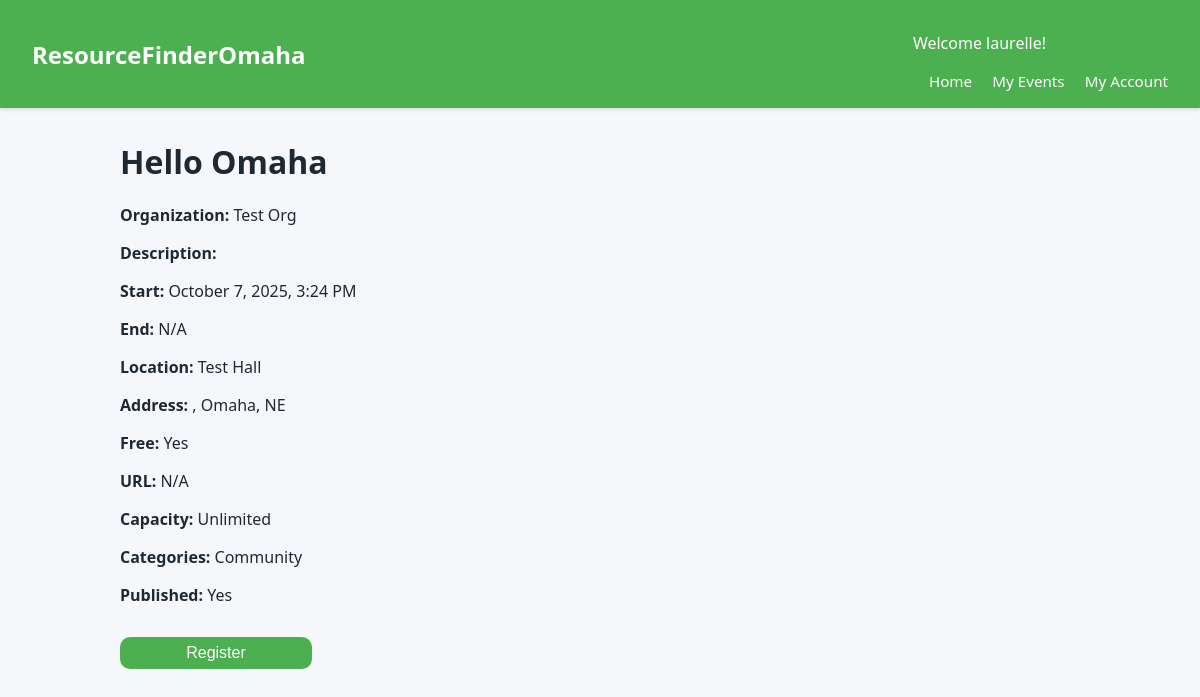
Before: /eventdetail/2/ (signed in) with the older database file.
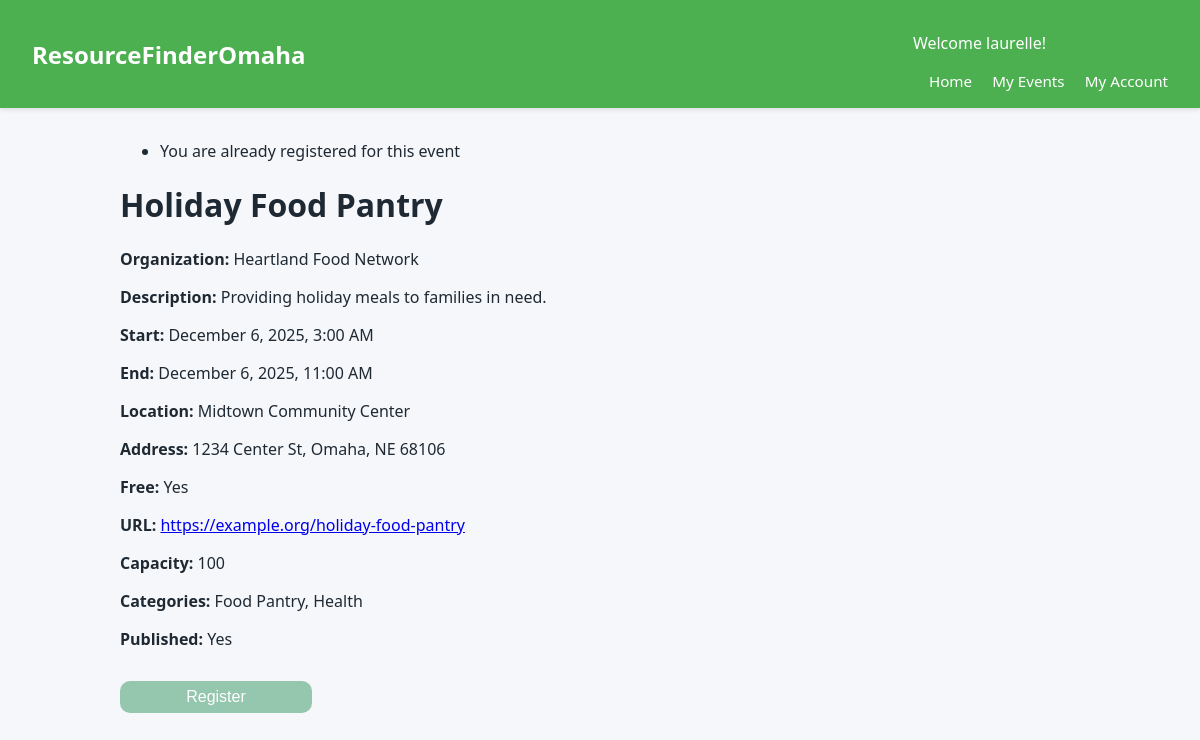
After: the same page with the newer database file.
### events/models.py (models this page shows, shortened)
class TimeStamped(models.Model):
    created_at = models.DateTimeField(auto_now_add=True)
    updated_at = models.DateTimeField(auto_now=True)
    class Meta:
        abstract = True

class Event(TimeStamped):
    org = models.ForeignKey(Organization, on_delete=models.CASCADE, related_name="events")
    title = models.CharField(max_length=200)
    description = models.TextField(blank=True)
    start_at = models.DateTimeField()
    end_at = models.DateTimeField(null=True, blank=True)
    location = models.ForeignKey(Location, on_delete=models.PROTECT, related_name="events")
    is_free = models.BooleanField(default=True)
    url = models.URLField(blank=True)
    capacity = models.PositiveIntegerField(null=True, blank=True)
    categories = models.ManyToManyField(Category, related_name="events", blank=True)
    is_published = models.BooleanField(default=True)
    class Meta:
        indexes = [
            models.Index(fields=["start_at"]),
            models.Index(fields=["is_published"]),
        ]
        ordering = ["start_at"]

class Organization(TimeStamped):
    org = models.OneToOneField(User, on_delete=models.CASCADE) # link extra info to user
    name = models.CharField(max_length=150, unique=True)
    description = models.TextField(blank=True)
    website = models.URLField(blank=True)
    email = models.EmailField(blank=True)
    phone = models.CharField(max_length=30, blank=True)
    is_verified = models.BooleanField(default=False)

class Location(TimeStamped):
    name = models.CharField(max_length=120, blank=True)
    address1 = models.CharField(max_length=200, blank=True)
    address2 = models.CharField(max_length=200, blank=True)
    city = models.CharField(max_length=80, default="Omaha")
    state = models.CharField(max_length=2, default="NE")
    postal_code = models.CharField(max_length=15, blank=True)
    latitude = models.FloatField(null=True, blank=True)
    longitude = models.FloatField(null=True, blank=True)

class Category(models.Model):
    name = models.CharField(max_length=80, unique=True)
    slug = models.SlugField(max_length=100, unique=True)
    class Meta: #sorts alphabetically
        ordering = ["name"]

### events/views.py (the view, shortened to what this page needs)
# urls.py: path('eventdetail/<int:event_id>/', event_views.eventDetail, name='eventDetail'),
def eventDetail(request, event_id):
    event = Event.objects.get(pk=event_id)
    already_registered = False
    already_registered = Registration.objects.filter(
            user=request.user,
            event=event).exists()
    if already_registered:
                messages.info(request, 'You are already registered for this event')
    context = {
        "event" : event,
        "already_registered" : already_registered
    }
    return render(request, "event_detail.html", context)

### events/templates/event_detail.html (shortened to what this page needs)
{% extends "base.html" %}
{% block content %}
{% if messages %}
  <ul>
    {% for message in messages %}
      <li>{{ message }}</li>
    {% endfor %}
  </ul>
{% endif %}
<h1>{{ event.title }}</h1>
<p><strong>Organization:</strong> {{ event.org.name }}</p>
<p><strong>Description:</strong> {{ event.description }}</p>
<p><strong>Start:</strong> {{ event.start_at|date:"F j, Y, g:i A" }}</p>
<p><strong>End:</strong> {% if event.end_at %}{{ event.end_at|date:"F j, Y, g:i A" }}{% else %}N/A{% endif %}</p>
<p><strong>Location:</strong> {{ event.location.name }}</p>
<p><strong>Address:</strong> {{ event.location.address1 }}{% if event.location.address2 %}, {{ event.location.address2 }}{% endif %}, {{ event.location.city }}, {{ event.location.state }} {{ event.location.postal_code }}</p>
<p><strong>Free:</strong> {% if event.is_free %}Yes{% else %}No{% endif %}</p>
<p><strong>URL:</strong> {% if event.url %}<a href="{{ event.url }}">{{ event.url }}</a>{% else %}N/A{% endif %}</p>
<p><strong>Capacity:</strong> {% if event.capacity %}{{ event.capacity }}{% else %}Unlimited{% endif %}</p>
<p><strong>Categories:</strong>
    {% if event.categories.all %}
        {% for cat in event.categories.all %}
            {{ cat.name }}{% if not forloop.last %}, {% endif %}
        {% endfor %}
    {% else %}
        None
    {% endif %}
</p>
<p><strong>Published:</strong> {% if event.is_published %}Yes{% else %}No{% endif %}</p>
<form method="POST">
    {% if user.is_authenticated %}
    {% if already_registered %}
         <button type="submit" class="register-button" disabled>Register</button>
    {% else %}
        <button type="submit" name="action" value="register" class="register-button">Register</button>
   {% endif %}
   {% endif %}
</form>
{% endblock %}

Changed rows visible on the page:
removed Category: name "Community"
changed Event "Omaha": title "Hello Omaha" → "Holiday Food Pantry"; org.name "Test Org" → "Heartland Food Network"; description (not shown) → "Providing holiday meals to families in need."; start_at "October 7, 2025, 3:24 PM" → "December 6, 2025, 3:00 AM"; end_at (not shown) → "December 6, 2025, 11:00 AM"; location.name "Test Hall" → "Midtown Community Center"; location.address1 (not shown) → "1234 Center St"; location.postal_code (not shown) → "68106"; url (not shown) → "https://example.org/holiday-food-pantry"; capacity (not shown) → "100"
now on this page (row edited): Category: name "Food Pantry"
added Category: name "Health"
Other visible differences:
new list line: "You are already registered for this event"
text no longer shown: "N/A N/A Unlimited"
